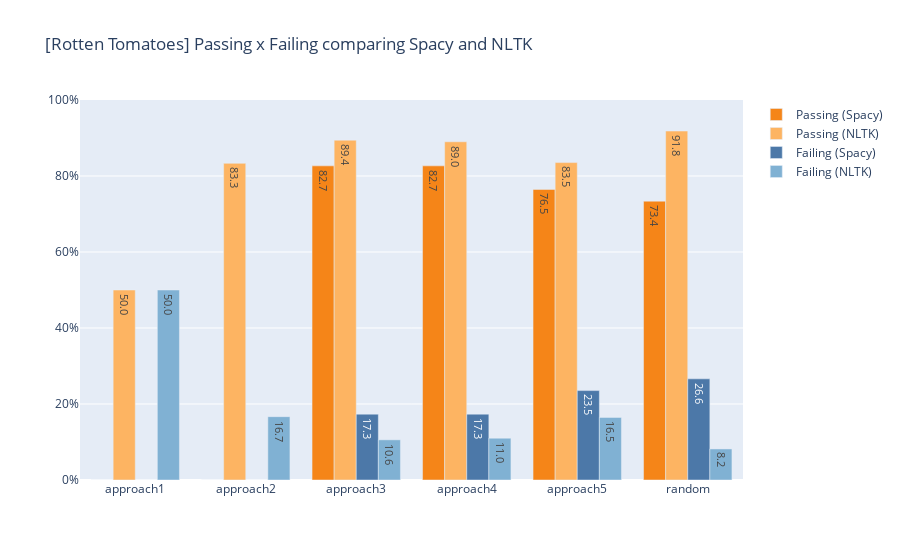

Notebook cell for this chart:
### Code cell
# approaches = df_ann1_summ["approach"].map(lambda x: "FN   |   FP   |    FN     |      FP</br></br> Ann1      |       Ann2</br>" + x[:-5])
approaches = df_with_spacy["approach"]

def trunc(text_iter):
    return text_iter.map(lambda x: f"{x:.1f}")


fig = go.Figure(data=[
    go.Bar(name="Passing (Spacy)", x=approaches, y=df_with_spacy["passed(%)"]/100, text=trunc(df_with_spacy["passed(%)"]), textposition=None, marker_color=px.colors.qualitative.T10[1]),
    go.Bar(name="Passing (NLTK)", x=approaches, y=df_with_nltk["passed(%)"]/100, text=trunc(df_with_nltk["passed(%)"]), textposition=None, marker_color=px.colors.qualitative.Set3[5]),
    go.Bar(name="Failing (Spacy)", x=approaches, y=df_with_spacy["failed(%)"]/100, text=trunc(df_with_spacy["failed(%)"]), textposition=None, marker_color=px.colors.qualitative.T10[0]),
    go.Bar(name="Failing (NLTK)", x=approaches, y=df_with_nltk["failed(%)"]/100, text=trunc(df_with_nltk["failed(%)"]), textposition=None, marker_color=px.colors.qualitative.Set3[4]),
])
fig.update_layout(
    title_text=f'[Rotten Tomatoes] Passing x Failing comparing Spacy and NLTK',
    barmode="group",
    yaxis = dict(
        range=[0, 1],
        tickformat = '.0%',
        ),
    xaxis = dict(
        tickvals=[0,1,2,3,4,5],
        ticktext=approaches,
        ),
    )
fig.show()

### Figure 1 — Plotly figure (JSON) as saved in the notebook; plotly's stock layout.template omitted (floating-point values rounded to 4 significant figures)
{"data": [{"marker": {"color": "#F58518"}, "name": "Passing (Spacy)", "text": ["0.0", "0.0", "82.7", "82.7", "76.5", "73.4"], "type": "bar", "x": ["approach1", "approach2", "approach3", "approach4", "approach5", "random"], "y": [0, 0, 0.8267, 0.8267, 0.7647, 0.7338]}, {"marker": {"color": "rgb(253,180,98)"}, "name": "Passing (NLTK)", "text": ["50.0", "83.3", "89.4", "89.0", "83.5", "91.8"], "type": "bar", "x": ["approach1", "approach2", "approach3", "approach4", "approach5", "random"], "y": [0.5, 0.8333, 0.8943, 0.8901, 0.8353, 0.9183]}, {"marker": {"color": "#4C78A8"}, "name": "Failing (Spacy)", "text": ["0.0", "0.0", "17.3", "17.3", "23.5", "26.6"], "type": "bar", "x": ["approach1", "approach2", "approach3", "approach4", "approach5", "random"], "y": [0, 0, 0.1733, 0.1733, 0.2353, 0.2662]}, {"marker": {"color": "rgb(128,177,211)"}, "name": "Failing (NLTK)", "text": ["50.0", "16.7", "10.6", "11.0", "16.5", "8.2"], "type": "bar", "x": ["approach1", "approach2", "approach3", "approach4", "approach5", "random"], "y": [0.5, 0.1667, 0.1057, 0.1099, 0.1647, 0.08173]}], "layout": {"barmode": "group", "title": {"text": "[Rotten Tomatoes] Passing x Failing comparing Spacy and NLTK"}, "xaxis": {"ticktext": ["approach1", "approach2", "approach3", "approach4", "approach5", "random"], "tickvals": [0, 1, 2, 3, 4, 5]}, "yaxis": {"range": [0, 1], "tickformat": ".0%"}}}
